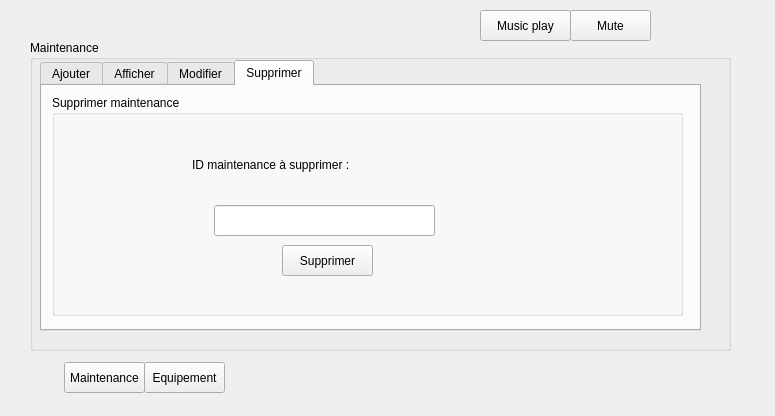
<?xml version="1.0" encoding="UTF-8"?>
<ui version="4.0">
 <class>maintenance</class>
 <widget class="QDialog" name="maintenance">
  <property name="geometry">
   <rect>
    <x>0</x>
    <y>0</y>
    <width>775</width>
    <height>416</height>
   </rect>
  </property>
  <property name="windowTitle">
   <string>Dialog</string>
  </property>
  <widget class="QStackedWidget" name="maintenance_2">
   <property name="geometry">
    <rect>
     <x>20</x>
     <y>30</y>
     <width>721</width>
     <height>331</height>
    </rect>
   </property>
   <property name="currentIndex">
    <number>0</number>
   </property>
   <widget class="QWidget" name="page">
    <widget class="QGroupBox" name="groupBox">
     <property name="geometry">
      <rect>
       <x>10</x>
       <y>10</y>
       <width>701</width>
       <height>311</height>
      </rect>
     </property>
     <property name="title">
      <string>Maintenance</string>
     </property>
     <widget class="QTabWidget" name="tabWidget_maintenance">
      <property name="geometry">
       <rect>
        <x>10</x>
        <y>20</y>
        <width>661</width>
        <height>271</height>
       </rect>
      </property>
      <property name="currentIndex">
       <number>3</number>
      </property>
      <widget class="QWidget" name="tab">
       <attribute name="title">
        <string>Ajouter</string>
       </attribute>
       <widget class="QGroupBox" name="groupBox_2">
        <property name="geometry">
         <rect>
          <x>10</x>
          <y>10</y>
          <width>631</width>
          <height>221</height>
         </rect>
        </property>
        <property name="title">
         <string>Ajouter Maintenance</string>
        </property>
        <widget class="QLabel" name="label_9">
         <property name="geometry">
          <rect>
           <x>20</x>
           <y>30</y>
           <width>131</width>
           <height>20</height>
          </rect>
         </property>
         <property name="text">
          <string>ID de la maintenance:</string>
         </property>
        </widget>
        <widget class="QLabel" name="label_19">
         <property name="geometry">
          <rect>
           <x>20</x>
           <y>90</y>
           <width>91</width>
           <height>20</height>
          </rect>
         </property>
         <property name="text">
          <string>ID employé :</string>
         </property>
        </widget>
        <widget class="QLabel" name="label_20">
         <property name="geometry">
          <rect>
           <x>20</x>
           <y>140</y>
           <width>91</width>
           <height>20</height>
          </rect>
         </property>
         <property name="text">
          <string>ID équipement :</string>
         </property>
        </widget>
        <widget class="QLabel" name="label_10">
         <property name="geometry">
          <rect>
           <x>350</x>
           <y>20</y>
           <width>91</width>
           <height>20</height>
          </rect>
         </property>
         <property name="text">
          <string>Type du panne :</string>
         </property>
        </widget>
        <widget class="QLabel" name="label_11">
         <property name="geometry">
          <rect>
           <x>340</x>
           <y>80</y>
           <width>151</width>
           <height>16</height>
          </rect>
         </property>
         <property name="text">
          <string>Date de la maintenance :</string>
         </property>
        </widget>
        <widget class="QLineEdit" name="id_maintenance_ajout">
         <property name="geometry">
          <rect>
           <x>140</x>
           <y>30</y>
           <width>113</width>
           <height>20</height>
          </rect>
         </property>
        </widget>
        <widget class="QLineEdit" name="id_employe_ajout">
         <property name="geometry">
          <rect>
           <x>140</x>
           <y>90</y>
           <width>113</width>
           <height>20</height>
          </rect>
         </property>
        </widget>
        <widget class="QLineEdit" name="id_equipememnt_ajout">
         <property name="geometry">
          <rect>
           <x>140</x>
           <y>140</y>
           <width>113</width>
           <height>20</height>
          </rect>
         </property>
        </widget>
        <widget class="QLineEdit" name="type_main_ajout">
         <property name="geometry">
          <rect>
           <x>470</x>
           <y>20</y>
           <width>113</width>
           <height>20</height>
          </rect>
         </property>
        </widget>
        <widget class="QPushButton" name="ajout_maintenance">
         <property name="geometry">
          <rect>
           <x>330</x>
           <y>150</y>
           <width>121</width>
           <height>41</height>
          </rect>
         </property>
         <property name="text">
          <string>Valider</string>
         </property>
        </widget>
        <widget class="QDateEdit" name="dateEdit_mainten_aj">
         <property name="geometry">
          <rect>
           <x>470</x>
           <y>80</y>
           <width>121</width>
           <height>22</height>
          </rect>
         </property>
        </widget>
       </widget>
      </widget>
      <widget class="QWidget" name="tab_2">
       <attribute name="title">
        <string>Afficher</string>
       </attribute>
       <widget class="QTableView" name="tab_maintenance">
        <property name="geometry">
         <rect>
          <x>20</x>
          <y>30</y>
          <width>431</width>
          <height>192</height>
         </rect>
        </property>
       </widget>
       <widget class="QPushButton" name="export_pdf">
        <property name="geometry">
         <rect>
          <x>520</x>
          <y>190</y>
          <width>111</width>
          <height>31</height>
         </rect>
        </property>
        <property name="text">
         <string>Exporter PDF</string>
        </property>
       </widget>
       <widget class="QLabel" name="label">
        <property name="geometry">
         <rect>
          <x>470</x>
          <y>120</y>
          <width>71</width>
          <height>16</height>
         </rect>
        </property>
        <property name="text">
         <string>recherche</string>
        </property>
       </widget>
       <widget class="QLineEdit" name="rechercheav">
        <property name="geometry">
         <rect>
          <x>530</x>
          <y>120</y>
          <width>113</width>
          <height>20</height>
         </rect>
        </property>
       </widget>
      </widget>
      <widget class="QWidget" name="tab_3">
       <attribute name="title">
        <string>Modifier</string>
       </attribute>
       <widget class="QGroupBox" name="groupBox_6">
        <property name="geometry">
         <rect>
          <x>10</x>
          <y>10</y>
          <width>631</width>
          <height>221</height>
         </rect>
        </property>
        <property name="title">
         <string>Modifier Maintenance</string>
        </property>
        <widget class="QLabel" name="label_15">
         <property name="geometry">
          <rect>
           <x>20</x>
           <y>30</y>
           <width>131</width>
           <height>20</height>
          </rect>
         </property>
         <property name="text">
          <string>ID de la maintenance:</string>
         </property>
        </widget>
        <widget class="QLabel" name="label_30">
         <property name="geometry">
          <rect>
           <x>20</x>
           <y>90</y>
           <width>91</width>
           <height>20</height>
          </rect>
         </property>
         <property name="text">
          <string>ID employé :</string>
         </property>
        </widget>
        <widget class="QLabel" name="label_31">
         <property name="geometry">
          <rect>
           <x>20</x>
           <y>140</y>
           <width>91</width>
           <height>20</height>
          </rect>
         </property>
         <property name="text">
          <string>ID équipement :</string>
         </property>
        </widget>
        <widget class="QLabel" name="label_16">
         <property name="geometry">
          <rect>
           <x>350</x>
           <y>20</y>
           <width>91</width>
           <height>20</height>
          </rect>
         </property>
         <property name="text">
          <string>Type du panne :</string>
         </property>
        </widget>
        <widget class="QLabel" name="label_17">
         <property name="geometry">
          <rect>
           <x>340</x>
           <y>80</y>
           <width>151</width>
           <height>16</height>
          </rect>
         </property>
         <property name="text">
          <string>Date de la maintenance :</string>
         </property>
        </widget>
        <widget class="QLineEdit" name="lineEdit_idmm_2">
         <property name="geometry">
          <rect>
           <x>160</x>
           <y>30</y>
           <width>113</width>
           <height>20</height>
          </rect>
         </property>
        </widget>
        <widget class="QLineEdit" name="lineEdit_idempm_2">
         <property name="geometry">
          <rect>
           <x>160</x>
           <y>90</y>
           <width>113</width>
           <height>20</height>
          </rect>
         </property>
        </widget>
        <widget class="QLineEdit" name="lineEdit_idequipm_2">
         <property name="geometry">
          <rect>
           <x>160</x>
           <y>140</y>
           <width>113</width>
           <height>20</height>
          </rect>
         </property>
        </widget>
        <widget class="QLineEdit" name="lineEdit_typepm_2">
         <property name="geometry">
          <rect>
           <x>480</x>
           <y>20</y>
           <width>113</width>
           <height>20</height>
          </rect>
         </property>
        </widget>
        <widget class="QDateEdit" name="dateEdit_3">
         <property name="geometry">
          <rect>
           <x>480</x>
           <y>80</y>
           <width>110</width>
           <height>22</height>
          </rect>
         </property>
        </widget>
        <widget class="QPushButton" name="edit_mainten">
         <property name="geometry">
          <rect>
           <x>380</x>
           <y>150</y>
           <width>101</width>
           <height>31</height>
          </rect>
         </property>
         <property name="text">
          <string>Modifier</string>
         </property>
        </widget>
       </widget>
      </widget>
      <widget class="QWidget" name="tab_4">
       <attribute name="title">
        <string>Supprimer</string>
       </attribute>
       <widget class="QGroupBox" name="groupBox_7">
        <property name="geometry">
         <rect>
          <x>10</x>
          <y>9</y>
          <width>631</width>
          <height>221</height>
         </rect>
        </property>
        <property name="title">
         <string>Supprimer maintenance</string>
        </property>
        <widget class="QLabel" name="label_32">
         <property name="geometry">
          <rect>
           <x>140</x>
           <y>60</y>
           <width>171</width>
           <height>20</height>
          </rect>
         </property>
         <property name="text">
          <string>ID maintenance à supprimer :</string>
         </property>
        </widget>
        <widget class="QLineEdit" name="lineEdit_idm_4">
         <property name="geometry">
          <rect>
           <x>162</x>
           <y>110</y>
           <width>221</width>
           <height>31</height>
          </rect>
         </property>
        </widget>
        <widget class="QPushButton" name="supprimer_ma">
         <property name="geometry">
          <rect>
           <x>230</x>
           <y>150</y>
           <width>91</width>
           <height>31</height>
          </rect>
         </property>
         <property name="text">
          <string>Supprimer</string>
         </property>
        </widget>
       </widget>
      </widget>
     </widget>
    </widget>
   </widget>
   <widget class="QWidget" name="page_2">
    <widget class="QGroupBox" name="groupBox_8">
     <property name="geometry">
      <rect>
       <x>19</x>
       <y>19</y>
       <width>661</width>
       <height>301</height>
      </rect>
     </property>
     <property name="title">
      <string>Equipement</string>
     </property>
     <widget class="QTabWidget" name="tabWidget_equi">
      <property name="geometry">
       <rect>
        <x>6</x>
        <y>29</y>
        <width>621</width>
        <height>261</height>
       </rect>
      </property>
      <property name="currentIndex">
       <number>1</number>
      </property>
      <widget class="QWidget" name="tab_9">
       <attribute name="title">
        <string>Ajouter</string>
       </attribute>
       <widget class="QLabel" name="label_4">
        <property name="geometry">
         <rect>
          <x>20</x>
          <y>110</y>
          <width>71</width>
          <height>21</height>
         </rect>
        </property>
        <property name="text">
         <string>Nombre :</string>
        </property>
       </widget>
       <widget class="QLabel" name="label_3">
        <property name="geometry">
         <rect>
          <x>20</x>
          <y>60</y>
          <width>71</width>
          <height>16</height>
         </rect>
        </property>
        <property name="text">
         <string>Type :</string>
        </property>
       </widget>
       <widget class="QLabel" name="label_2">
        <property name="geometry">
         <rect>
          <x>20</x>
          <y>20</y>
          <width>71</width>
          <height>16</height>
         </rect>
        </property>
        <property name="text">
         <string>ID :</string>
        </property>
       </widget>
       <widget class="QLabel" name="label_6">
        <property name="geometry">
         <rect>
          <x>280</x>
          <y>60</y>
          <width>71</width>
          <height>16</height>
         </rect>
        </property>
        <property name="text">
         <string>Etat :</string>
        </property>
       </widget>
       <widget class="QLabel" name="label_7">
        <property name="geometry">
         <rect>
          <x>280</x>
          <y>110</y>
          <width>71</width>
          <height>16</height>
         </rect>
        </property>
        <property name="text">
         <string>Marque :</string>
        </property>
       </widget>
       <widget class="QLabel" name="label_5">
        <property name="geometry">
         <rect>
          <x>280</x>
          <y>20</y>
          <width>71</width>
          <height>16</height>
         </rect>
        </property>
        <property name="text">
         <string>Prix :</string>
        </property>
       </widget>
       <widget class="QLineEdit" name="lineEdit_id">
        <property name="geometry">
         <rect>
          <x>70</x>
          <y>20</y>
          <width>113</width>
          <height>20</height>
         </rect>
        </property>
       </widget>
       <widget class="QLineEdit" name="lineEdit_type">
        <property name="geometry">
         <rect>
          <x>70</x>
          <y>60</y>
          <width>113</width>
          <height>20</height>
         </rect>
        </property>
       </widget>
       <widget class="QLineEdit" name="lineEdit_nombre">
        <property name="geometry">
         <rect>
          <x>70</x>
          <y>110</y>
          <width>113</width>
          <height>20</height>
         </rect>
        </property>
       </widget>
       <widget class="QLineEdit" name="lineEdit_prix">
        <property name="geometry">
         <rect>
          <x>340</x>
          <y>20</y>
          <width>113</width>
          <height>20</height>
         </rect>
        </property>
       </widget>
       <widget class="QLineEdit" name="lineEdit_etat">
        <property name="geometry">
         <rect>
          <x>340</x>
          <y>60</y>
          <width>113</width>
          <height>20</height>
         </rect>
        </property>
       </widget>
       <widget class="QLineEdit" name="lineEdit_marque">
        <property name="geometry">
         <rect>
          <x>340</x>
          <y>110</y>
          <width>113</width>
          <height>20</height>
         </rect>
        </property>
       </widget>
       <widget class="QPushButton" name="ajouter_equipement">
        <property name="geometry">
         <rect>
          <x>490</x>
          <y>70</y>
          <width>75</width>
          <height>23</height>
         </rect>
        </property>
        <property name="text">
         <string>Ajouter</string>
        </property>
       </widget>
      </widget>
      <widget class="QWidget" name="tab_10">
       <attribute name="title">
        <string>Afficher</string>
       </attribute>
       <widget class="QTableView" name="tab_equipement">
        <property name="geometry">
         <rect>
          <x>10</x>
          <y>11</y>
          <width>591</width>
          <height>171</height>
         </rect>
        </property>
       </widget>
       <widget class="QPushButton" name="pb_trier">
        <property name="geometry">
         <rect>
          <x>360</x>
          <y>190</y>
          <width>91</width>
          <height>23</height>
         </rect>
        </property>
        <property name="text">
         <string>Trier</string>
        </property>
       </widget>
       <widget class="QPushButton" name="filtrer">
        <property name="geometry">
         <rect>
          <x>470</x>
          <y>190</y>
          <width>91</width>
          <height>23</height>
         </rect>
        </property>
        <property name="text">
         <string>Filtrer</string>
        </property>
       </widget>
      </widget>
      <widget class="QWidget" name="tab_11">
       <attribute name="title">
        <string>modifier</string>
       </attribute>
       <widget class="QLabel" name="label_18">
        <property name="geometry">
         <rect>
          <x>30</x>
          <y>80</y>
          <width>71</width>
          <height>16</height>
         </rect>
        </property>
        <property name="text">
         <string>Type :</string>
        </property>
       </widget>
       <widget class="QLabel" name="label_33">
        <property name="geometry">
         <rect>
          <x>30</x>
          <y>25</y>
          <width>71</width>
          <height>21</height>
         </rect>
        </property>
        <property name="text">
         <string>ID :</string>
        </property>
       </widget>
       <widget class="QLabel" name="label_34">
        <property name="geometry">
         <rect>
          <x>30</x>
          <y>130</y>
          <width>71</width>
          <height>16</height>
         </rect>
        </property>
        <property name="text">
         <string>Nombre :</string>
        </property>
       </widget>
       <widget class="QLabel" name="label_35">
        <property name="geometry">
         <rect>
          <x>294</x>
          <y>80</y>
          <width>71</width>
          <height>20</height>
         </rect>
        </property>
        <property name="text">
         <string>Etat :</string>
        </property>
       </widget>
       <widget class="QLabel" name="label_36">
        <property name="geometry">
         <rect>
          <x>300</x>
          <y>130</y>
          <width>55</width>
          <height>16</height>
         </rect>
        </property>
        <property name="text">
         <string>Marque :</string>
        </property>
       </widget>
       <widget class="QLabel" name="label_37">
        <property name="geometry">
         <rect>
          <x>294</x>
          <y>30</y>
          <width>71</width>
          <height>20</height>
         </rect>
        </property>
        <property name="text">
         <string>Prix :</string>
        </property>
       </widget>
       <widget class="QLineEdit" name="lineEdit_idm_2">
        <property name="geometry">
         <rect>
          <x>80</x>
          <y>30</y>
          <width>113</width>
          <height>20</height>
         </rect>
        </property>
       </widget>
       <widget class="QLineEdit" name="lineEdit_typem">
        <property name="geometry">
         <rect>
          <x>80</x>
          <y>80</y>
          <width>113</width>
          <height>20</height>
         </rect>
        </property>
       </widget>
       <widget class="QLineEdit" name="lineEdit_nombrem">
        <property name="geometry">
         <rect>
          <x>80</x>
          <y>130</y>
          <width>113</width>
          <height>20</height>
         </rect>
        </property>
       </widget>
       <widget class="QLineEdit" name="lineEdit_prixm">
        <property name="geometry">
         <rect>
          <x>350</x>
          <y>30</y>
          <width>113</width>
          <height>20</height>
         </rect>
        </property>
       </widget>
       <widget class="QLineEdit" name="lineEdit_etatm">
        <property name="geometry">
         <rect>
          <x>350</x>
          <y>80</y>
          <width>113</width>
          <height>20</height>
         </rect>
        </property>
       </widget>
       <widget class="QLineEdit" name="lineEdit_marquem">
        <property name="geometry">
         <rect>
          <x>360</x>
          <y>130</y>
          <width>113</width>
          <height>20</height>
         </rect>
        </property>
       </widget>
       <widget class="QPushButton" name="pushButton_updateequip">
        <property name="geometry">
         <rect>
          <x>240</x>
          <y>182</y>
          <width>91</width>
          <height>31</height>
         </rect>
        </property>
        <property name="text">
         <string>Update</string>
        </property>
       </widget>
      </widget>
      <widget class="QWidget" name="tab_12">
       <attribute name="title">
        <string>Supprimer</string>
       </attribute>
       <widget class="QLabel" name="label_38">
        <property name="geometry">
         <rect>
          <x>180</x>
          <y>50</y>
          <width>181</width>
          <height>21</height>
         </rect>
        </property>
        <property name="text">
         <string>ID équipement à supprimer :</string>
        </property>
       </widget>
       <widget class="QLineEdit" name="lineEdit_idsupp">
        <property name="geometry">
         <rect>
          <x>180</x>
          <y>100</y>
          <width>141</width>
          <height>20</height>
         </rect>
        </property>
       </widget>
       <widget class="QPushButton" name="pb_supprimer">
        <property name="geometry">
         <rect>
          <x>220</x>
          <y>160</y>
          <width>75</width>
          <height>23</height>
         </rect>
        </property>
        <property name="text">
         <string>Supprimer</string>
        </property>
       </widget>
      </widget>
     </widget>
    </widget>
   </widget>
  </widget>
  <widget class="QPushButton" name="equipement">
   <property name="geometry">
    <rect>
     <x>144</x>
     <y>362</y>
     <width>81</width>
     <height>31</height>
    </rect>
   </property>
   <property name="text">
    <string>Equipement</string>
   </property>
  </widget>
  <widget class="QPushButton" name="maintenance_3">
   <property name="geometry">
    <rect>
     <x>64</x>
     <y>362</y>
     <width>81</width>
     <height>31</height>
    </rect>
   </property>
   <property name="text">
    <string>Maintenance</string>
   </property>
  </widget>
  <widget class="QPushButton" name="pushButton_play">
   <property name="geometry">
    <rect>
     <x>480</x>
     <y>10</y>
     <width>91</width>
     <height>31</height>
    </rect>
   </property>
   <property name="text">
    <string>Music play</string>
   </property>
  </widget>
  <widget class="QPushButton" name="pushButton_mute">
   <property name="geometry">
    <rect>
     <x>570</x>
     <y>10</y>
     <width>81</width>
     <height>31</height>
    </rect>
   </property>
   <property name="text">
    <string>Mute</string>
   </property>
  </widget>
 </widget>
 <resources/>
 <connections/>
</ui>
